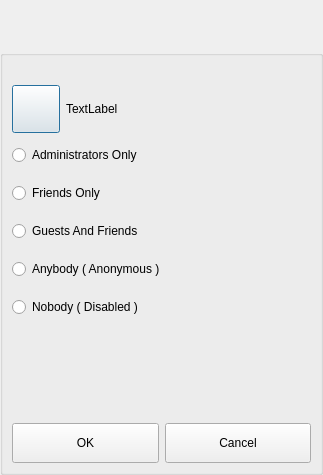
<?xml version="1.0" encoding="UTF-8"?>
<ui version="4.0">
 <class>PermissionsDialog</class>
 <widget class="QDialog" name="PermissionsDialog">
  <property name="geometry">
   <rect>
    <x>0</x>
    <y>0</y>
    <width>323</width>
    <height>475</height>
   </rect>
  </property>
  <property name="sizePolicy">
   <sizepolicy hsizetype="Expanding" vsizetype="Expanding">
    <horstretch>0</horstretch>
    <verstretch>0</verstretch>
   </sizepolicy>
  </property>
  <property name="minimumSize">
   <size>
    <width>0</width>
    <height>32</height>
   </size>
  </property>
  <property name="windowTitle">
   <string>Dialog</string>
  </property>
  <layout class="QVBoxLayout" name="verticalLayout_2">
   <property name="spacing">
    <number>0</number>
   </property>
   <property name="leftMargin">
    <number>0</number>
   </property>
   <property name="topMargin">
    <number>0</number>
   </property>
   <property name="rightMargin">
    <number>0</number>
   </property>
   <property name="bottomMargin">
    <number>0</number>
   </property>
   <item>
    <widget class="TitleBarWidget" name="m_TitleBarWidget" native="true">
     <property name="sizePolicy">
      <sizepolicy hsizetype="Preferred" vsizetype="Preferred">
       <horstretch>0</horstretch>
       <verstretch>0</verstretch>
      </sizepolicy>
     </property>
     <property name="minimumSize">
      <size>
       <width>0</width>
       <height>50</height>
      </size>
     </property>
     <property name="maximumSize">
      <size>
       <width>16777215</width>
       <height>103</height>
      </size>
     </property>
    </widget>
   </item>
   <item>
    <widget class="QGroupBox" name="DialogItemsGroupBox">
     <property name="sizePolicy">
      <sizepolicy hsizetype="Expanding" vsizetype="Expanding">
       <horstretch>0</horstretch>
       <verstretch>0</verstretch>
      </sizepolicy>
     </property>
     <property name="title">
      <string/>
     </property>
     <layout class="QVBoxLayout" name="verticalLayout">
      <item>
       <widget class="QLabel" name="m_StatusLabel">
        <property name="text">
         <string notr="true"/>
        </property>
       </widget>
      </item>
      <item>
       <layout class="QHBoxLayout" name="horizontalLayout_4">
        <item>
         <widget class="VxPushButton" name="PermissionButton">
          <property name="minimumSize">
           <size>
            <width>48</width>
            <height>48</height>
           </size>
          </property>
          <property name="maximumSize">
           <size>
            <width>48</width>
            <height>48</height>
           </size>
          </property>
          <property name="text">
           <string/>
          </property>
          <property name="iconSize">
           <size>
            <width>48</width>
            <height>48</height>
           </size>
          </property>
         </widget>
        </item>
        <item>
         <widget class="QLabel" name="PermissionLabel">
          <property name="text">
           <string>TextLabel</string>
          </property>
         </widget>
        </item>
       </layout>
      </item>
      <item>
       <widget class="QRadioButton" name="AdminsOnlyButton">
        <property name="minimumSize">
         <size>
          <width>0</width>
          <height>32</height>
         </size>
        </property>
        <property name="text">
         <string>Administrators Only</string>
        </property>
       </widget>
      </item>
      <item>
       <widget class="QRadioButton" name="FriendsOnlyButton">
        <property name="minimumSize">
         <size>
          <width>0</width>
          <height>32</height>
         </size>
        </property>
        <property name="text">
         <string>Friends Only</string>
        </property>
       </widget>
      </item>
      <item>
       <widget class="QRadioButton" name="GuestsAndFriendsButton">
        <property name="minimumSize">
         <size>
          <width>0</width>
          <height>32</height>
         </size>
        </property>
        <property name="text">
         <string>Guests And Friends</string>
        </property>
       </widget>
      </item>
      <item>
       <widget class="QRadioButton" name="AnybodyButton">
        <property name="minimumSize">
         <size>
          <width>0</width>
          <height>32</height>
         </size>
        </property>
        <property name="text">
         <string>Anybody ( Anonymous )</string>
        </property>
       </widget>
      </item>
      <item>
       <widget class="QRadioButton" name="NobodyButton">
        <property name="minimumSize">
         <size>
          <width>0</width>
          <height>32</height>
         </size>
        </property>
        <property name="text">
         <string>Nobody ( Disabled )</string>
        </property>
       </widget>
      </item>
      <item>
       <spacer name="verticalSpacer">
        <property name="orientation">
         <enum>Qt::Vertical</enum>
        </property>
        <property name="sizeHint" stdset="0">
         <size>
          <width>20</width>
          <height>40</height>
         </size>
        </property>
       </spacer>
      </item>
      <item>
       <layout class="QHBoxLayout" name="horizontalLayout_5">
        <item>
         <widget class="VxPushButton" name="OkButton">
          <property name="minimumSize">
           <size>
            <width>0</width>
            <height>40</height>
           </size>
          </property>
          <property name="text">
           <string>OK</string>
          </property>
         </widget>
        </item>
        <item>
         <widget class="VxPushButton" name="CancelButton">
          <property name="minimumSize">
           <size>
            <width>0</width>
            <height>40</height>
           </size>
          </property>
          <property name="text">
           <string>Cancel</string>
          </property>
         </widget>
        </item>
       </layout>
      </item>
     </layout>
    </widget>
   </item>
   <item>
    <widget class="BottomBarWidget" name="m_BottomBarWidget" native="true">
     <property name="sizePolicy">
      <sizepolicy hsizetype="Expanding" vsizetype="Minimum">
       <horstretch>0</horstretch>
       <verstretch>0</verstretch>
      </sizepolicy>
     </property>
     <property name="minimumSize">
      <size>
       <width>30</width>
       <height>0</height>
      </size>
     </property>
     <property name="autoFillBackground">
      <bool>true</bool>
     </property>
    </widget>
   </item>
  </layout>
 </widget>
 <customwidgets>
  <customwidget>
   <class>VxPushButton</class>
   <extends>QPushButton</extends>
   <header>VxPushButton.h</header>
  </customwidget>
  <customwidget>
   <class>TitleBarWidget</class>
   <extends>QWidget</extends>
   <header>TitleBarWidget.h</header>
   <container>1</container>
  </customwidget>
  <customwidget>
   <class>BottomBarWidget</class>
   <extends>QWidget</extends>
   <header location="global">BottomBarWidget.h</header>
   <container>1</container>
  </customwidget>
 </customwidgets>
 <resources/>
 <connections/>
</ui>
